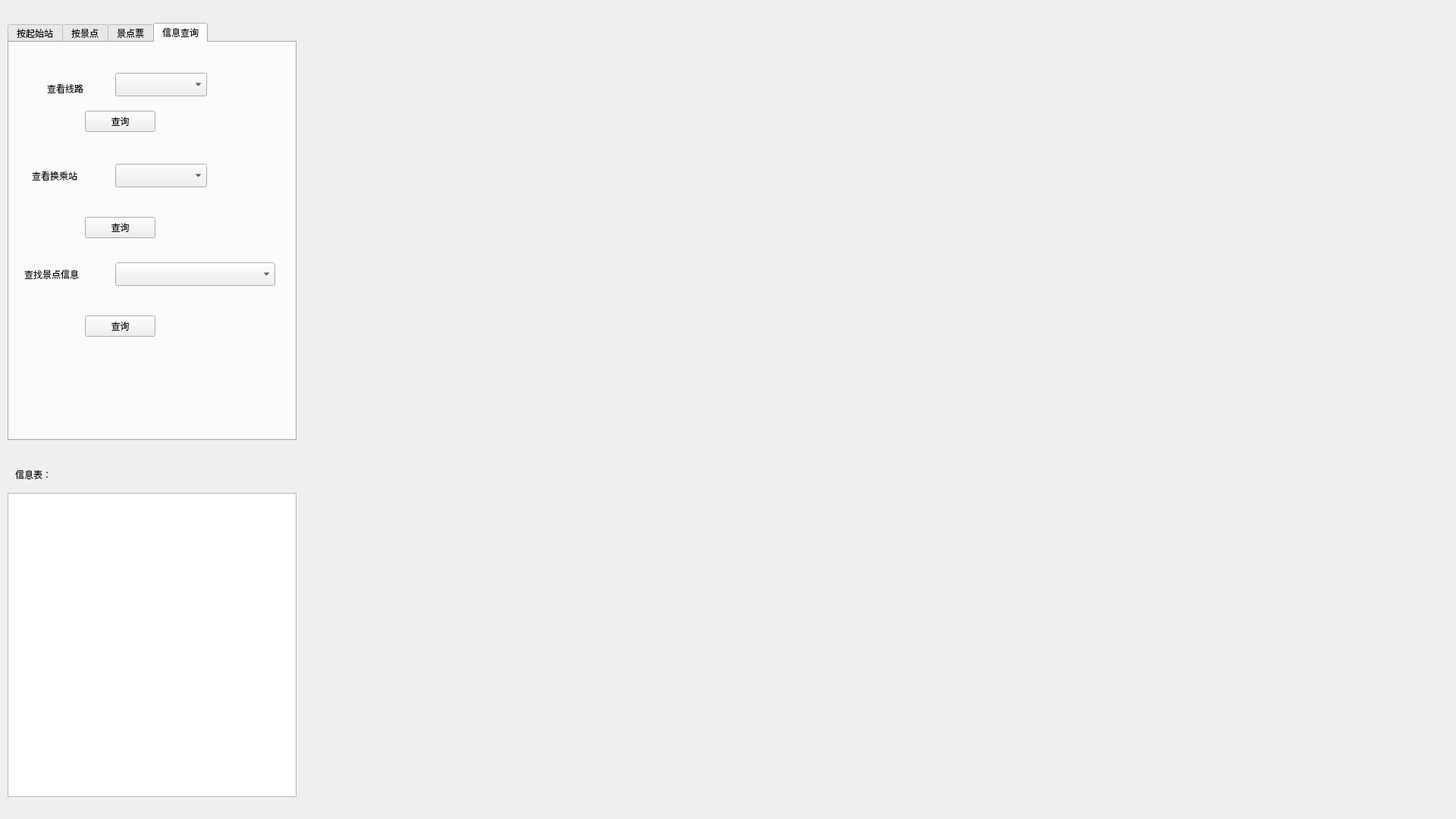
<?xml version="1.0" encoding="UTF-8"?>
<ui version="4.0">
 <class>subway</class>
 <widget class="QWidget" name="subway">
  <property name="geometry">
   <rect>
    <x>0</x>
    <y>0</y>
    <width>1920</width>
    <height>1080</height>
   </rect>
  </property>
  <property name="windowTitle">
   <string>地铁线路查询</string>
  </property>
  <widget class="QTextBrowser" name="textBrowser_2">
   <property name="geometry">
    <rect>
     <x>10</x>
     <y>650</y>
     <width>381</width>
     <height>401</height>
    </rect>
   </property>
  </widget>
  <widget class="QWidget" name="verticalLayoutWidget">
   <property name="geometry">
    <rect>
     <x>410</x>
     <y>0</y>
     <width>1501</width>
     <height>1071</height>
    </rect>
   </property>
   <layout class="QVBoxLayout" name="vl"/>
  </widget>
  <widget class="QLabel" name="label_4">
   <property name="geometry">
    <rect>
     <x>20</x>
     <y>610</y>
     <width>91</width>
     <height>31</height>
    </rect>
   </property>
   <property name="text">
    <string>信息表：</string>
   </property>
  </widget>
  <widget class="QTabWidget" name="tabWidget">
   <property name="geometry">
    <rect>
     <x>10</x>
     <y>30</y>
     <width>381</width>
     <height>551</height>
    </rect>
   </property>
   <property name="currentIndex">
    <number>3</number>
   </property>
   <widget class="QWidget" name="tab">
    <attribute name="title">
     <string>按起始站</string>
    </attribute>
    <widget class="QLineEdit" name="lineEdit_2">
     <property name="geometry">
      <rect>
       <x>100</x>
       <y>120</y>
       <width>121</width>
       <height>31</height>
      </rect>
     </property>
    </widget>
    <widget class="QLabel" name="label_2">
     <property name="geometry">
      <rect>
       <x>30</x>
       <y>110</y>
       <width>54</width>
       <height>41</height>
      </rect>
     </property>
     <property name="text">
      <string>终点站：</string>
     </property>
    </widget>
    <widget class="QPushButton" name="btn1">
     <property name="geometry">
      <rect>
       <x>20</x>
       <y>180</y>
       <width>91</width>
       <height>31</height>
      </rect>
     </property>
     <property name="text">
      <string>最短时间</string>
     </property>
    </widget>
    <widget class="QLabel" name="label">
     <property name="geometry">
      <rect>
       <x>30</x>
       <y>60</y>
       <width>54</width>
       <height>31</height>
      </rect>
     </property>
     <property name="text">
      <string>起始站：</string>
     </property>
    </widget>
    <widget class="QLineEdit" name="lineEdit">
     <property name="geometry">
      <rect>
       <x>100</x>
       <y>60</y>
       <width>121</width>
       <height>31</height>
      </rect>
     </property>
    </widget>
    <widget class="QPushButton" name="btn2">
     <property name="geometry">
      <rect>
       <x>170</x>
       <y>180</y>
       <width>91</width>
       <height>31</height>
      </rect>
     </property>
     <property name="text">
      <string>最少换乘</string>
     </property>
    </widget>
   </widget>
   <widget class="QWidget" name="tab_2">
    <attribute name="title">
     <string>按景点</string>
    </attribute>
    <widget class="QPushButton" name="btn4">
     <property name="geometry">
      <rect>
       <x>150</x>
       <y>180</y>
       <width>91</width>
       <height>31</height>
      </rect>
     </property>
     <property name="text">
      <string>最少换乘</string>
     </property>
    </widget>
    <widget class="QPushButton" name="btn3">
     <property name="geometry">
      <rect>
       <x>10</x>
       <y>180</y>
       <width>91</width>
       <height>31</height>
      </rect>
     </property>
     <property name="text">
      <string>最短时间</string>
     </property>
    </widget>
    <widget class="QComboBox" name="comboBox">
     <property name="geometry">
      <rect>
       <x>100</x>
       <y>120</y>
       <width>181</width>
       <height>31</height>
      </rect>
     </property>
    </widget>
    <widget class="QLineEdit" name="lineEdit_3">
     <property name="geometry">
      <rect>
       <x>100</x>
       <y>70</y>
       <width>121</width>
       <height>31</height>
      </rect>
     </property>
    </widget>
    <widget class="QLabel" name="label_3">
     <property name="geometry">
      <rect>
       <x>0</x>
       <y>120</y>
       <width>101</width>
       <height>31</height>
      </rect>
     </property>
     <property name="text">
      <string>请选择景点</string>
     </property>
    </widget>
    <widget class="QLabel" name="label_7">
     <property name="geometry">
      <rect>
       <x>20</x>
       <y>70</y>
       <width>71</width>
       <height>31</height>
      </rect>
     </property>
     <property name="text">
      <string>起始站：</string>
     </property>
    </widget>
   </widget>
   <widget class="QWidget" name="tab_3">
    <attribute name="title">
     <string>景点票</string>
    </attribute>
    <widget class="QLabel" name="label_5">
     <property name="geometry">
      <rect>
       <x>20</x>
       <y>20</y>
       <width>51</width>
       <height>31</height>
      </rect>
     </property>
     <property name="text">
      <string>起始站：</string>
     </property>
    </widget>
    <widget class="QLineEdit" name="lineEdit_4">
     <property name="geometry">
      <rect>
       <x>90</x>
       <y>20</y>
       <width>131</width>
       <height>31</height>
      </rect>
     </property>
    </widget>
    <widget class="QLineEdit" name="lineEdit_5">
     <property name="geometry">
      <rect>
       <x>90</x>
       <y>90</y>
       <width>181</width>
       <height>141</height>
      </rect>
     </property>
    </widget>
    <widget class="QLabel" name="label_6">
     <property name="geometry">
      <rect>
       <x>20</x>
       <y>90</y>
       <width>71</width>
       <height>41</height>
      </rect>
     </property>
     <property name="text">
      <string>景点：</string>
     </property>
    </widget>
    <widget class="QPushButton" name="btn5">
     <property name="geometry">
      <rect>
       <x>30</x>
       <y>260</y>
       <width>91</width>
       <height>31</height>
      </rect>
     </property>
     <property name="text">
      <string>最短时间</string>
     </property>
    </widget>
    <widget class="QPushButton" name="btn6">
     <property name="geometry">
      <rect>
       <x>160</x>
       <y>260</y>
       <width>91</width>
       <height>31</height>
      </rect>
     </property>
     <property name="text">
      <string>最少换乘</string>
     </property>
    </widget>
   </widget>
   <widget class="QWidget" name="tab_4">
    <attribute name="title">
     <string>信息查询</string>
    </attribute>
    <widget class="QComboBox" name="comboBox_2">
     <property name="geometry">
      <rect>
       <x>140</x>
       <y>40</y>
       <width>121</width>
       <height>31</height>
      </rect>
     </property>
    </widget>
    <widget class="QLabel" name="label_8">
     <property name="geometry">
      <rect>
       <x>50</x>
       <y>40</y>
       <width>71</width>
       <height>41</height>
      </rect>
     </property>
     <property name="text">
      <string>查看线路</string>
     </property>
    </widget>
    <widget class="QLabel" name="label_9">
     <property name="geometry">
      <rect>
       <x>30</x>
       <y>160</y>
       <width>91</width>
       <height>31</height>
      </rect>
     </property>
     <property name="text">
      <string>查看换乘站</string>
     </property>
    </widget>
    <widget class="QLabel" name="label_10">
     <property name="geometry">
      <rect>
       <x>20</x>
       <y>290</y>
       <width>111</width>
       <height>31</height>
      </rect>
     </property>
     <property name="text">
      <string>查找景点信息</string>
     </property>
    </widget>
    <widget class="QComboBox" name="comboBox_3">
     <property name="geometry">
      <rect>
       <x>140</x>
       <y>160</y>
       <width>121</width>
       <height>31</height>
      </rect>
     </property>
    </widget>
    <widget class="QComboBox" name="comboBox_4">
     <property name="geometry">
      <rect>
       <x>140</x>
       <y>290</y>
       <width>211</width>
       <height>31</height>
      </rect>
     </property>
    </widget>
    <widget class="QPushButton" name="btn7">
     <property name="geometry">
      <rect>
       <x>100</x>
       <y>90</y>
       <width>93</width>
       <height>28</height>
      </rect>
     </property>
     <property name="text">
      <string>查询</string>
     </property>
    </widget>
    <widget class="QPushButton" name="btn8">
     <property name="geometry">
      <rect>
       <x>100</x>
       <y>230</y>
       <width>93</width>
       <height>28</height>
      </rect>
     </property>
     <property name="text">
      <string>查询</string>
     </property>
    </widget>
    <widget class="QPushButton" name="btn9">
     <property name="geometry">
      <rect>
       <x>100</x>
       <y>360</y>
       <width>93</width>
       <height>28</height>
      </rect>
     </property>
     <property name="text">
      <string>查询</string>
     </property>
    </widget>
   </widget>
  </widget>
 </widget>
 <resources/>
 <connections/>
</ui>
